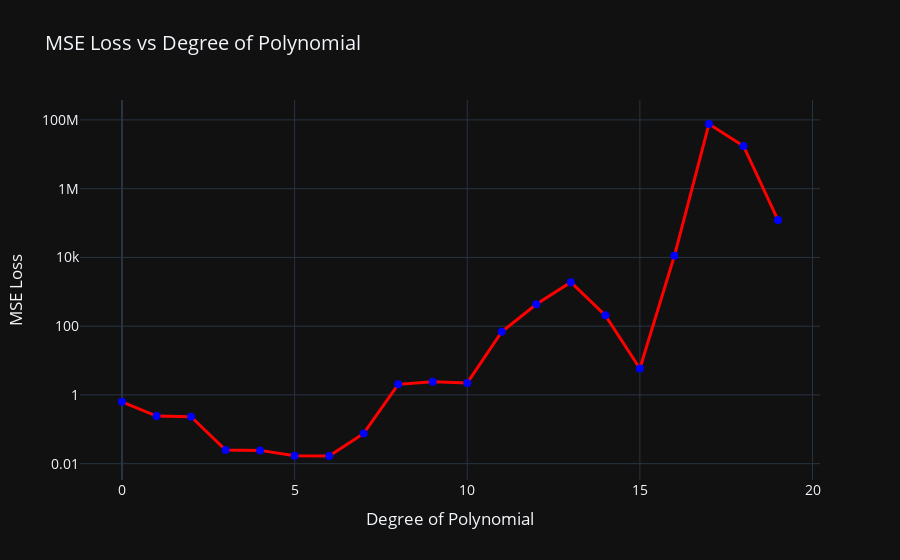

The cell this chart's notebook holds for it:
### Markdown cell above
> **EXERCISE**: Do a nice plot entitled "MSE loss **vs** degree of the polynomial fit" that shows the trends of the training set and the test set.

### Code cell
# ✏️ your code here

degree = 20

def get_poly_matrix(x, deg):

    X = torch.ones((y.shape[0], deg + 1), dtype=torch.float64)  # double precision is needed for this calculation, especially with high degree polyfits
    
    for d in range(deg + 1):
        X[:, deg - d] = x ** d
    
    return X

losses = []

for deg in range(degree):
    X = get_poly_matrix(x_tens, deg)
    y = torch.from_numpy(t)
    theta = torch.linalg.solve(X.t() @ X, X.t() @ y)
    x = torch.from_numpy(x_test)
    y = torch.from_numpy(t_test)
    x = get_poly_matrix(x, deg)
    pred  = x @ theta
    error = (pred - y) ** 2
    loss  = torch.sum(error) / error.shape[-1]
    
    losses.append(float(loss))


# Gradi del polinomio
degrees = list(range(degree))

# Creazione del grafico interattivo
fig = go.Figure()
fig.add_trace(go.Scatter(x=degrees, y=losses, mode='lines+markers',
                         line=dict(color='red', width=3),
                         marker=dict(size=8, color='blue', symbol='circle'),
                         name='MSE Loss'))

# Layout estetico
fig.update_layout(title='MSE Loss vs Degree of Polynomial',
                  xaxis_title='Degree of Polynomial',
                  yaxis_title='MSE Loss',
                  template='plotly_dark',
                  hovermode='x unified',
                  font=dict(size=14),
                  yaxis=dict(type='log', rangemode='tozero'))

fig.show()

### Figure 1 — Plotly figure (JSON) as saved in the notebook; plotly's stock layout.template omitted (floating-point values rounded to 4 significant figures)
{"data": [{"line": {"color": "red", "width": 3}, "marker": {"color": "blue", "size": 8, "symbol": "circle"}, "mode": "lines+markers", "name": "MSE Loss", "type": "scatter", "x": [0, 1, 2, 3, 4, 5, 6, 7, 8, 9, 10, 11, 12, 13, 14, 15, 16, 17, 18, 19], "y": [0.6278, 0.2424, 0.2322, 0.02487, 0.02436, 0.01693, 0.01672, 0.07581, 2.033, 2.404, 2.234, 68.74, 432.1, 1900.0, 206.2, 5.888, 11170.0, 76000000.0, 17490000.0, 121900.0]}], "layout": {"font": {"size": 14}, "hovermode": "x unified", "title": {"text": "MSE Loss vs Degree of Polynomial"}, "xaxis": {"title": {"text": "Degree of Polynomial"}}, "yaxis": {"rangemode": "tozero", "title": {"text": "MSE Loss"}, "type": "log"}}}
